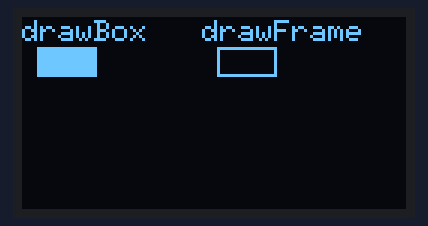
This sketch was run on a simulated ESP32. Shown: 128×64 one-colour display. What the sketch prints to the serial monitor is not drawn.

Above: at 0.1 s.
At 1.6 s:
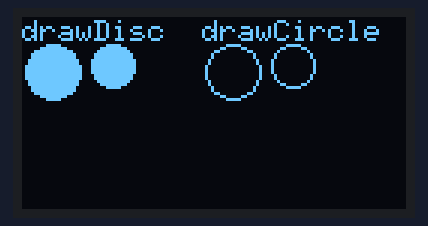
At 3.2 s:
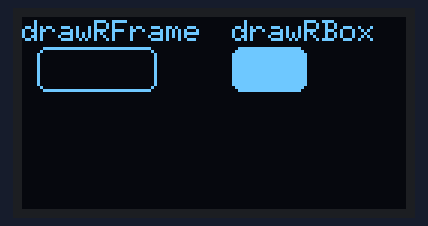
At 4.7 s:
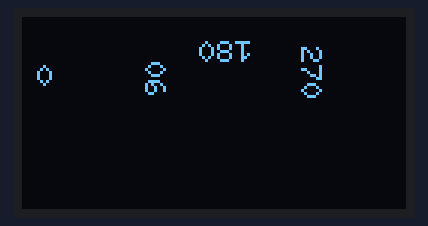
At 6.2 s:
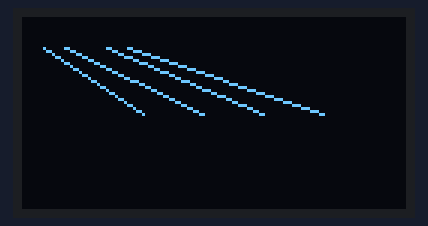
At 9.3 s:
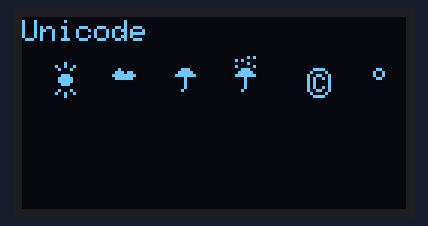

Measured:
- by itself, everything shown: repeats every 14.2 s, in 7 steps
- what the display in image 1 shows lasts 1.5 s, from 1.6 s to 3.1 s
- what the display in image 5 shows lasts 5.0 s, from 9.2 s to 14.2 s

The sketch:

OLED-Display.ino
```cpp
#include <U8g2lib.h>
#include <Wire.h>
U8G2_SSD1306_128X64_NONAME_F_HW_I2C u8g2(U8G2_R0, U8X8_PIN_NONE);
const char COPYRIGHT_SYMBOL[] = { 0xa9, '\0' };
void u8g2_prepare() {
 u8g2.setFont(u8g2_font_6x10_tf);
 u8g2.setFontRefHeightExtendedText();
 u8g2.setDrawColor(1);
 u8g2.setFontPosTop();
 u8g2.setFontDirection(0);
}
void u8g2_box_frame() {
 u8g2.drawStr(0, 0, "drawBox");
 u8g2.drawBox(5, 10, 20, 10);
 u8g2.drawStr(60, 0, "drawFrame");
 u8g2.drawFrame(65, 10, 20, 10);
}
void u8g2_r_frame_box() {
 u8g2.drawStr(0, 0, "drawRFrame");
 u8g2.drawRFrame(5, 10, 40, 15, 3);
 u8g2.drawStr(70, 0, "drawRBox");
 u8g2.drawRBox(70, 10, 25, 15, 3);
}
void u8g2_disc_circle() {
 u8g2.drawStr(0, 0, "drawDisc");
 u8g2.drawDisc(10, 18, 9);
 u8g2.drawDisc(30, 16, 7);
 u8g2.drawStr(60, 0, "drawCircle");
 u8g2.drawCircle(70, 18, 9);
 u8g2.drawCircle(90, 16, 7);
}

void u8g2_string_orientation() {
 u8g2.setFontDirection(0);
 u8g2.drawStr(5, 15, "0");
 u8g2.setFontDirection(3);
 u8g2.drawStr(40, 25, "90");
 u8g2.setFontDirection(2);
 u8g2.drawStr(75, 15, "180");
 u8g2.setFontDirection(1);
 u8g2.drawStr(100, 10, "270");
}
void u8g2_line() {
 u8g2.drawStr( 0, 0, "drawLine");
 u8g2.drawLine(7, 10, 40, 32);
 u8g2.drawLine(14, 10, 60, 32);
 u8g2.drawLine(28, 10, 80, 32);
 u8g2.drawLine(35, 10, 100, 32);
}
void u8g2_triangle() {
 u8g2.drawStr( 0, 0, "drawTriangle");
 u8g2.drawTriangle(14, 7, 45, 30, 10, 32);
}
void u8g2_unicode() {
 u8g2.drawStr(0, 0, "Unicode");
 u8g2.setFont(u8g2_font_unifont_t_symbols);
 u8g2.setFontPosTop();
 u8g2.setFontDirection(0);
 u8g2.drawUTF8(10, 15, "☀");
 u8g2.drawUTF8(30, 15, "☁");
 u8g2.drawUTF8(50, 15, "☂");
 u8g2.drawUTF8(70, 15, "☔");
 u8g2.drawUTF8(95, 15, COPYRIGHT_SYMBOL); //COPYRIGHT SIMBOL
 u8g2.drawUTF8(115, 15, "\xb0"); // DEGREE SYMBOL
}

void setup(void) {
  Serial.begin(115200);

  //u8g2.setBusClock(400000);
  Serial.println(u8g2.getDisplayHeight());
  u8g2.begin();
  Serial.println(u8g2.getDisplayHeight());
  u8g2_prepare();
}
void loop(void) {
 u8g2.clearBuffer();
 u8g2_prepare();
 u8g2_box_frame();
 u8g2.sendBuffer();
 delay(1500);
 u8g2.clearBuffer();
 u8g2_disc_circle();
 u8g2.sendBuffer();
 delay(1500);
 u8g2.clearBuffer();
 u8g2_r_frame_box();
 u8g2.sendBuffer();
 delay(1500);
 u8g2.clearBuffer();
 u8g2_prepare();
 u8g2_string_orientation();
 u8g2.sendBuffer();
 delay(1500);
 u8g2.clearBuffer();
 u8g2_line();
 u8g2.sendBuffer();
 delay(1500);
 u8g2.clearBuffer();
 u8g2_triangle();
 u8g2.sendBuffer();
 delay(1500);
 u8g2.clearBuffer();
 u8g2_prepare();
 u8g2_unicode();
 u8g2.sendBuffer();
 delay(5000);
}
```
